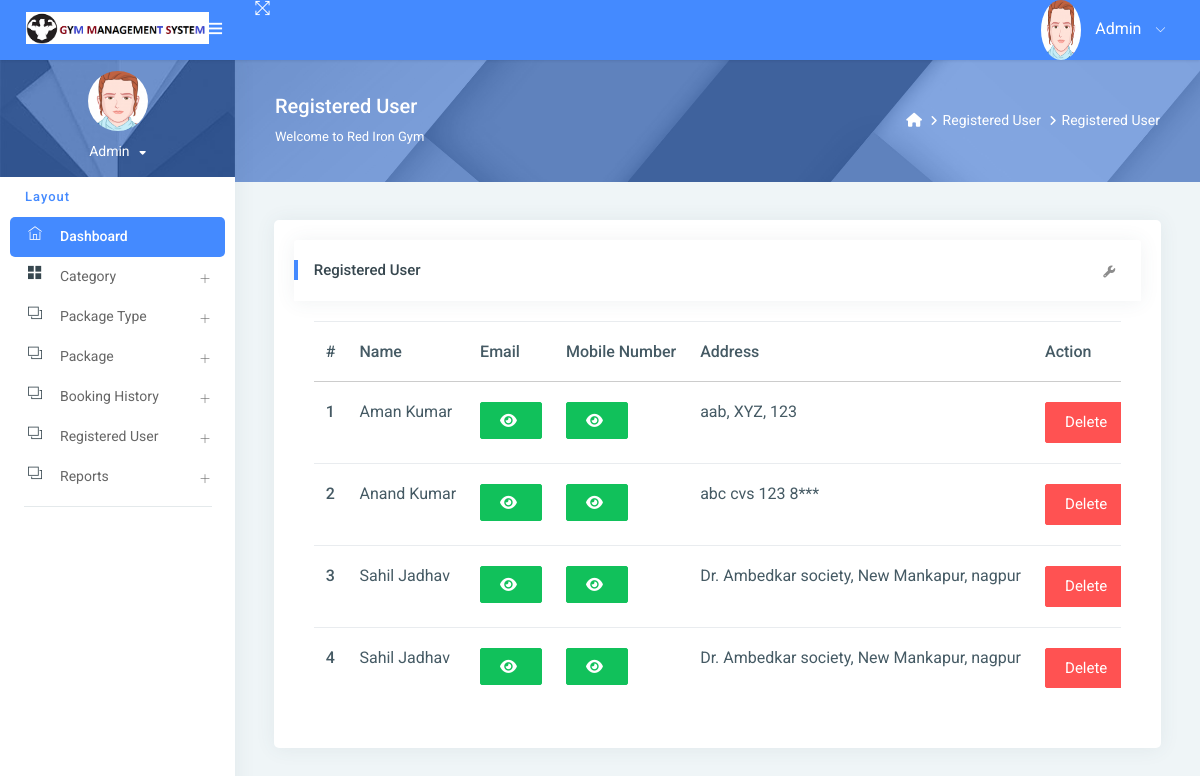
The app's page /reg_user/ (signed in), older data.
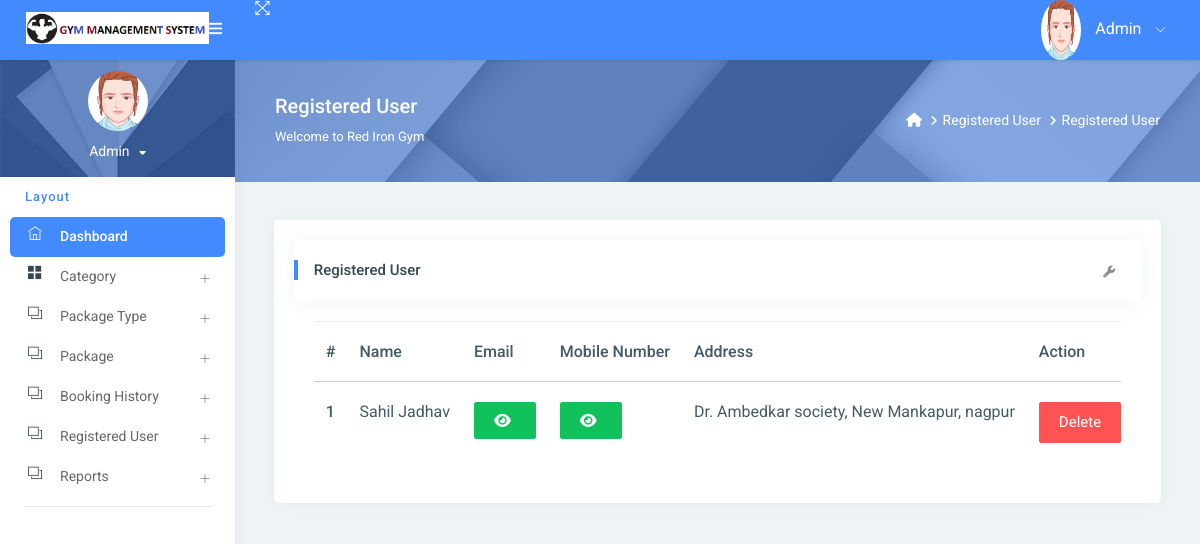
The same page, newer data.
### gym/models.py (models this page shows, shortened)
class Signup(models.Model):
    user = models.ForeignKey(User, on_delete=models.CASCADE, null=True)
    mobile = models.CharField(max_length=15, null=True)
    state = models.CharField(max_length=150, null=True)
    city = models.CharField(max_length=150, null=True)
    address = models.CharField(max_length=200, null=True)
    creationdate = models.DateTimeField(auto_now_add=True)

### gym/views.py (the view)
# urls.py: path('reg_user/', reg_user, name="reg_user"),
@login_required(login_url='/admin_login/')
def reg_user(request):
    data = Signup.objects.all()
    d = {'data': data}
    return render(request, "admin/reg_user.html", locals())

### gym/templates/admin/reg_user.html (shortened to what this page needs)
{% extends 'admin_base.html' %}
{% load static %}
{% block main %}
<link rel="stylesheet" href="https://cdnjs.cloudflare.com/ajax/libs/font-awesome/6.2.0/css/all.min.css" />
<div class="page-header">
    <div class="page-block">
        <div class="row align-items-center">
            <div class="col-md-8">
                <div class="page-header-title">
                    <h5 class="m-b-10">Registered User</h5>
                    <p class="m-b-0">Welcome to Red Iron Gym</p>
                </div>
            </div>
            <div class="col-md-4">
                <ul class="breadcrumb-title">
                    <li class="breadcrumb-item">
                        <a href="{% url 'admin_home' %}"> <i class="fa fa-home"></i> </a>
                    </li>
                    <li class="breadcrumb-item"><a href="">Registered User</a>
                    </li>
                    <li class="breadcrumb-item"><a href="">Registered User</a>
                    </li>
                </ul>
            </div>
        </div>
    </div>
</div>
<div class="pcoded-inner-content">
    <div class="main-body">
        <div class="page-wrapper">
            <div class="page-body">
                <div class="row">
                    <div class="col-md-12">
                        <div class="card">
                            <div class="card-block">
                                <div class="card-header">
                                    <h5> Registered User</h5>
                                    <div class="card-header-right">
                                        <ul class="list-unstyled card-option">
                                            <li><i class="fa fa fa-wrench open-card-option"></i></li>
                                        </ul>
                                    </div>
                                </div>
                                <div class="card-block table-border-style">
                                    <div class="table-responsive">
                                        <table class="table">
                                            <thead>
                                            <tr>
                                                <th>#</th>
                                                <th>Name</th>
                                                <th>Email</th>
                                                <th>Mobile Number</th>
                                                <th>Address</th>
                                                <th>Action</th>
                                            </tr>
                                            </thead>
                                            <tbody>
                                            {% for i in data %}
                                            <tr>
                                                <th scope="row">{{forloop.counter}}</th>
                                                <td>{{i.user.first_name}} {{i.user.last_name}}</td>
                                                 <td><span id="email-{{forloop.counter}}" class="password">{{i.user.username}}</span>
                                                     <button type="button" class="btn btn-success" id="email-btn-{{forloop.counter}}" onclick="togglePassword('email-{{forloop.counter}}', this.id)"><i class="fa fa-eye"></i></button>
                                                 </td>
                                                 <td>
                                                    <button type="button" class="btn btn-success" id="mobile-btn-{{forloop.counter}}" onclick="togglePassword('mobile-{{forloop.counter}}', this.id)"><i class="fa fa-eye"></i></button>
                                                  </td>
                                                <td>{{i.address}}</td>
                                                <td>
                                                    <a href="{% url 'delete_user' i.id %}"
                                                       onclick="return confirm('Are you sure to Delete')"
                                                       class="btn btn-danger">Delete</a>
                                                </td>
                                            </tr>
                                            {% endfor %}
                                            </tbody>
                                        </table>
                                    </div>
                                </div>
                            </div>
                        </div>
                    </div>
                </div>
            </div>
        </div>
    </div>
</div>
{% endblock %}

### gym/templates/admin_base.html (shortened to what this page needs)
{% load static %}
<html lang="en">
<head>
    <link rel="stylesheet" href="{% static 'assets1/pages/waves/css/waves.min.css' %}" type="text/css" media="all">
    <link rel="stylesheet" type="text/css" href="{% static 'assets1/css/bootstrap/css/bootstrap.min.css' %}">
    <link rel="stylesheet" href="{% static 'assets1/pages/waves/css/waves.min.css' %}" type="text/css" media="all">
    <link rel="stylesheet" type="text/css" href="{% static 'assets1/icon/themify-icons/themify-icons.css' %}">
    <link rel="stylesheet" type="text/css" href="{% static 'assets1/icon/font-awesome/css/font-awesome.min.css' %}">
    <link rel="stylesheet" type="text/css" href="{% static 'assets1/css/jquery.mCustomScrollbar.css' %}">
    <link rel="stylesheet" href="https://www.amcharts.com/lib/3/plugins/export/export.css" type="text/css" media="all"/>
    <link rel="stylesheet" type="text/css" href="{% static 'assets1/css/style.css' %}">
</head>
<body>
<div id="pcoded" class="pcoded">
    <div class="pcoded-container navbar-wrapper">
        <nav class="navbar header-navbar pcoded-header">
            <div class="navbar-wrapper">
                <div class="navbar-logo">
                    <a class="mobile-menu waves-effect waves-light" id="mobile-collapse" href="#!">
                        <i class="ti-menu"></i>
                    </a>
                    <a href="{% url 'admin_home' %}">
                        <img class="img-fluid" src="{% static 'assets1/images/logo.png' %}" alt="Theme-Logo"
                             style="width:85%">
                    </a>
                </div>
                <div class="navbar-container container-fluid">
                    <ul class="nav-left">
                        <li>
                            <a href="#!" onclick="javascript:toggleFullScreen()" class="waves-effect waves-light">
                                <i class="ti-fullscreen"></i>
                            </a>
                        </li>
                    </ul>
                    <ul class="nav-right">
                        <li class="user-profile header-notification">
                            <a href="#!" class="waves-effect waves-light">
                                <img src="{% static 'assets1/images/avatar-1.png' %}" class="img-radius"
                                     alt="">
                                <span>Admin</span>
                                <i class="ti-angle-down"></i>
                            </a>
                        </li>
                    </ul>
                </div>
            </div>
        </nav>
        <div class="pcoded-main-container">
            <div class="pcoded-wrapper">
                <nav class="pcoded-navbar">
                    <div class="pcoded-inner-navbar main-menu">
                        <div class="">
                            <div class="main-menu-header">
                                <img class="img-80 img-radius" src="{% static 'assets1/images/avatar-1.png' %}"
                                     alt="">
                                <div class="user-details">
                                    <span id="more-details">Admin<i class="fa fa-caret-down"></i></span>
                                </div>
                            </div>
                        </div>
                        <div class="pcoded-navigation-label" data-i18n="nav.category.navigation">Layout</div>
                        <ul class="pcoded-item pcoded-left-item">
                            <li class="active">
                                <a href="{% url 'admin_home' %}" class="waves-effect waves-dark">
                                    <span class="pcoded-micon"><i class="ti-home"></i><b>D</b></span>
                                    <span class="pcoded-mtext" data-i18n="nav.dash.main">Dashboard</span>
                                </a>
                            </li>
                            <li class="pcoded-hasmenu">
                                <a href="javascript:void(0)" class="waves-effect waves-dark">
                                    <span class="pcoded-micon"><i class="ti-layout-grid2-alt"></i></span>
                                    <span class="pcoded-mtext" data-i18n="nav.basic-components.main">Category</span>
                                </a>
                            </li>
                            <li class="pcoded-hasmenu">
                                <a href="javascript:void(0)" class="waves-effect waves-dark">
                                    <span class="pcoded-micon"><i class="ti-layers"></i></span>
                                    <span class="pcoded-mtext"
                                          data-i18n="nav.basic-components.main">Package Type </span>
                                </a>
                            </li>
                            <li class="pcoded-hasmenu">
                                <a href="javascript:void(0)" class="waves-effect waves-dark">
                                    <span class="pcoded-micon"><i class="ti-layers"></i></span>
                                    <span class="pcoded-mtext"
                                          data-i18n="nav.basic-components.main"> Package</span>
                                </a>
                            </li>
                            <li class="pcoded-hasmenu">
                                <a href="javascript:void(0)" class="waves-effect waves-dark">
                                    <span class="pcoded-micon"><i class="ti-layers"></i></span>
                                    <span class="pcoded-mtext"
                                          data-i18n="nav.basic-components.main">Booking History</span>
                                </a>
                            </li>
                               <li class="pcoded-hasmenu">
                                <a href="javascript:void(0)" class="waves-effect waves-dark">
                                    <span class="pcoded-micon"><i class="ti-layers"></i></span>
                                    <span class="pcoded-mtext"
                                          data-i18n="nav.basic-components.main"> Registered User</span>
                                </a>
                            </li>
                            <li class="pcoded-hasmenu">
                                <a href="javascript:void(0)" class="waves-effect waves-dark">
                                    <span class="pcoded-micon"><i class="ti-layers"></i></span>
                                    <span class="pcoded-mtext"
                                          data-i18n="nav.basic-components.main">Reports</span>
                                </a>
                            </li>
                        </ul>
                    </div>
                </nav>
                <div class="pcoded-content">
                    {% block main %}
                    {% endblock %}
                </div>
            </div>
        </div>
    </div>
</div>
</body>
</html>

### gym/templates/admin/reg_user.html (style rules this page uses)
img { width: 60px; height: 60px; }
.table-responsive { font-size:11px; }
td { padding:0px; }

Row changes from the older to the newer data that the page shows:
removed Signup: user.first_name "Aman", user.last_name "Kumar", address "aab, XYZ, 123"
removed Signup: user.first_name "Anand", user.last_name "Kumar", address "abc cvs 123 8***"
removed Signup: user.first_name "Sahil", user.last_name "Jadhav", address "Dr. Ambedkar society, New Mankapur, nagpur"
